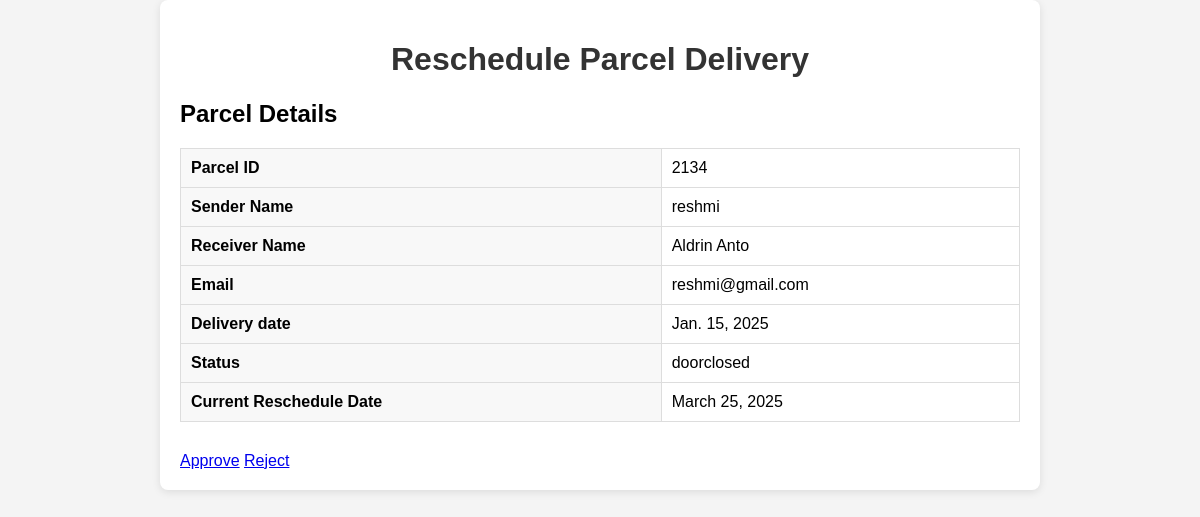
The page /view_reschedule_details/15/ on the database its author committed.
### POST/models.py (models this page shows)
class Reschedule(models.Model):
    parcel = models.ForeignKey(postmodel, on_delete=models.CASCADE, to_field='parcel_id')
    rescheduled_date=models.DateField()
    is_approved=models.BooleanField(default=False)
    payment_status=models.BooleanField(blank=True,null=True,default=False)
    razorpay_order_id=models.CharField(max_length=20,blank=True,null=True)

class postmodel(models.Model):
    post_id=models.IntegerField()
    parcel_id = models.IntegerField(unique=True)
    postoffice_choices=(
        ('mainpostoffice','Main_postoffice'),
        ('subpostoffice','Sub_postoffice')
    )
    postoffice=models.CharField(max_length=20,choices=postoffice_choices)
    sendername=models.CharField(max_length=100)
    sender_address=models.CharField(max_length=100)
    sender_contact = models.IntegerField(null=True, blank=True)
    receivername=models.CharField(max_length=100)
    receiver_address=models.CharField(max_length=100)
    receiver_email=models.EmailField(blank=True,null=True)
    receiver_postoffice=models.CharField(max_length=100)
    receiver_contact=models.IntegerField()
    posted_date=models.DateField()
    remarks=models.CharField(max_length=200)
    status_choices=(
        ('itempacked','item_packed'),
        ('itemdispatched','item_dispatched'),
        ('itemoutfordelivery','item_outfordelivery'),
        ('itemdelivered','item_delivered'),
        ('doorclosed', 'door_closed'),
        ('returned' , 'returned'),
        ('rescheduled','rescheduled')
    )
    status=models.CharField(max_length=100,choices=status_choices)
    weight=models.IntegerField()
    kms=models.IntegerField()
    price=models.IntegerField()
    screenshot=models.ImageField(upload_to='images/',blank=True,null=True)
    postman_name=models.CharField(max_length=100)
    reschedule_status=models.BooleanField(default=False,blank=True,null=True)

### POST/views.py (the view)
# urls.py: path('view_reschedule_details/<int:id>/',views.rescheduled_details,name='reschedule_details'),
def rescheduled_details(request, id):
    parcel = get_object_or_404(postmodel, id=id)
    try:
        details = Reschedule.objects.get(parcel=parcel)
    except Reschedule.DoesNotExist:
        details = None
    return render(request, 'reschedule_details.html', {'details': details})

### POST/templates/reschedule_details.html (shortened to what this page needs)
<!DOCTYPE html>
<html lang="en">
<head>
    <link rel="stylesheet" href="https://cdnjs.cloudflare.com/ajax/libs/font-awesome/6.0.0-beta3/css/all.min.css">
</head>
<body>
<div class="container">
    <h1>Reschedule Parcel Delivery</h1>
    <div class="details-section">
        <h2>Parcel Details</h2>
        <table>
            <tr>
                <th>Parcel ID</th>
                <td>{{ details.parcel.parcel_id }}</td>
            </tr>
            <tr>
                <th>Sender Name</th>
                <td>{{ details.parcel.sendername }}</td>
            </tr>
            <tr>
                <th>Receiver Name</th>
                <td>{{ details.parcel.receivername }}</td>
            </tr>
            <tr>
                <th>Email</th>
                <td>{{ details.parcel.receiver_email }}</td>
            </tr>
            <tr>
                <th>Delivery date</th>
                <td>{{ details.parcel.posted_date }}</td>
            </tr>
            <tr>
                <th>Status</th>
                <td>{{ details.parcel.status }}</td>
            </tr>
            <tr>
                <th>Current Reschedule Date</th>
                <td>{{ details.rescheduled_date }}</td>
            </tr>
        </table>
    </div>
    <form method="POST">
        <a href='/approve_reschedule/{{ details.parcel_id }}/'>Approve</a>
        <a href='/reject_reschedule/{{ details.parcel_id }}/'>Reject</a>
</div>
</body>
</html>

### POST/templates/reschedule_details.html (style rules this page uses)
body { font-family: Arial, sans-serif; background-color: #f4f4f4; margin: 0; padding: 0; }
.container { width: 70%; margin: 0 auto; padding: 20px; background-color: #fff; box-shadow: 0 2px 8px rgba(0, 0, 0, 0.1); border-radius: 8px; }
h1 { text-align: center; color: #333; }
.details-section, .reschedule-form { margin-bottom: 30px; }
.details-section table { width: 100%; border-collapse: collapse; }
.details-section table, .details-section th, .details-section td { border: 1px solid #ddd; }
.details-section th, .details-section td { padding: 10px; text-align: left; }
.details-section th { background-color: #f8f8f8; }

### rows shown on the page
Reschedule: parcel.parcel_id "2134", parcel.sendername "reshmi", parcel.receivername "Aldrin Anto", parcel.receiver_email "reshmi@gmail.com", parcel.posted_date "Jan. 15, 2025", parcel.status "doorclosed", rescheduled_date "March 25, 2025"
